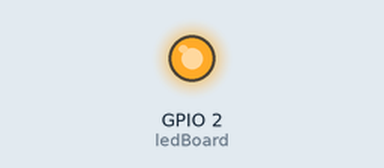
The sketch below on a simulated ESP8266 (Wemos D1 mini). Shown: output pins drawn as LEDs (lit = HIGH). WiFi joins after 1.5 s; servers stay silent unless stated; what the sketch prints to the serial monitor is not drawn.

Above: at 3.2 s.
At 8.12 s:
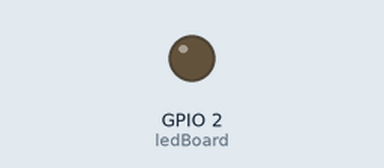
Timing chart, 0 to 9.0 s (numbered marks = the images above):
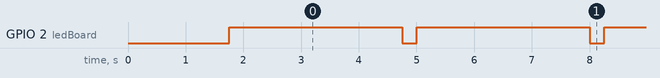

The sketch:

esp8266_LOLin_wifi_v01.ino
```cpp
// #include <WiFi.h>
#include "ESP8266WiFi.h"

// +----------------------------------+
// | CONFIGURAÇÕES PARA ESP8266 LOLin |
// |----------------------------------|
// | PLACA: LOLIN(WeMos) D1 R1        |
// | COM: qualquer uma                |
// +----------------------------------+
// pinger

// #include <ESP32Ping.h> /*including the ping library*/

const char* ssid = "warbrito"; /*Define network SSID*/
const char* password = "gb240820"; /*Define Network Password*/

//int pinGRN = 1;
//int pinYLW = 2;
int ledBoard = 2;

// int pinRele1 = 13;
// int pinRele2 = 14;

void setup() {

  Serial.begin(115200); /*Baud rate for serial communication*/
  // pinMode(pinGRN, OUTPUT);
  pinMode(ledBoard, OUTPUT);

  // Connect to WiFi
  WiFi.begin(ssid, password);

  // while wifi not connected yet, print '.'
  // then after it connected, get out of the loop
  while (WiFi.status() != WL_CONNECTED) {
     delay(500);
     Serial.print(".");
  }
  //print a new line, then print WiFi connected and the IP address
  Serial.println("");
  Serial.println("WiFi connected");
  // Print the IP address
  Serial.println(WiFi.localIP());

}

void loop() {

    digitalWrite(ledBoard,LOW);
    delay(250);
    digitalWrite(ledBoard,HIGH);
    delay(3000);


  // WiFi.begin(ssid, password); /*Begin WiFi connection*/

  // while (WiFi.status() != WL_CONNECTED) {
  //   digitalWrite(pinYLW,LOW);
  //   digitalWrite(pinGRN,HIGH);
  //   delay(250);
  //   digitalWrite(pinGRN,LOW);
  //   delay(250);

  //   Serial.println("Connecting to WiFi... - loop");
  // }

  // while (WiFi.status() == WL_CONNECTED) {

  //   bool success = Ping.ping("192.168.15.10", 3);       // homeassistant.local:8123       Ping.ping("192.168.15.10", 3);

  //   if (!success) {
  //     Serial.println("Ping failed - loop");
  //     digitalWrite(pinGRN,LOW);
  //     digitalWrite(pinYLW,HIGH);
  //     delay(1000);
  //     digitalWrite(pinYLW,LOW);
  //     delay(1000);
  //     digitalWrite(pinYLW,HIGH);
  //     delay(1000);
  //     digitalWrite(pinYLW,LOW);
  //     delay(1000);
  //   } else {
  //     Serial.println("Ping successful. - loop");
  //     digitalWrite(pinGRN,HIGH);
  //     digitalWrite(pinYLW,LOW);
  //     delay(5000);
  //   }

  // }

}
```

Measured:
- by itself, GPIO 2 (ledBoard): alternates HIGH for 3.0 s and LOW for 0.25 s
